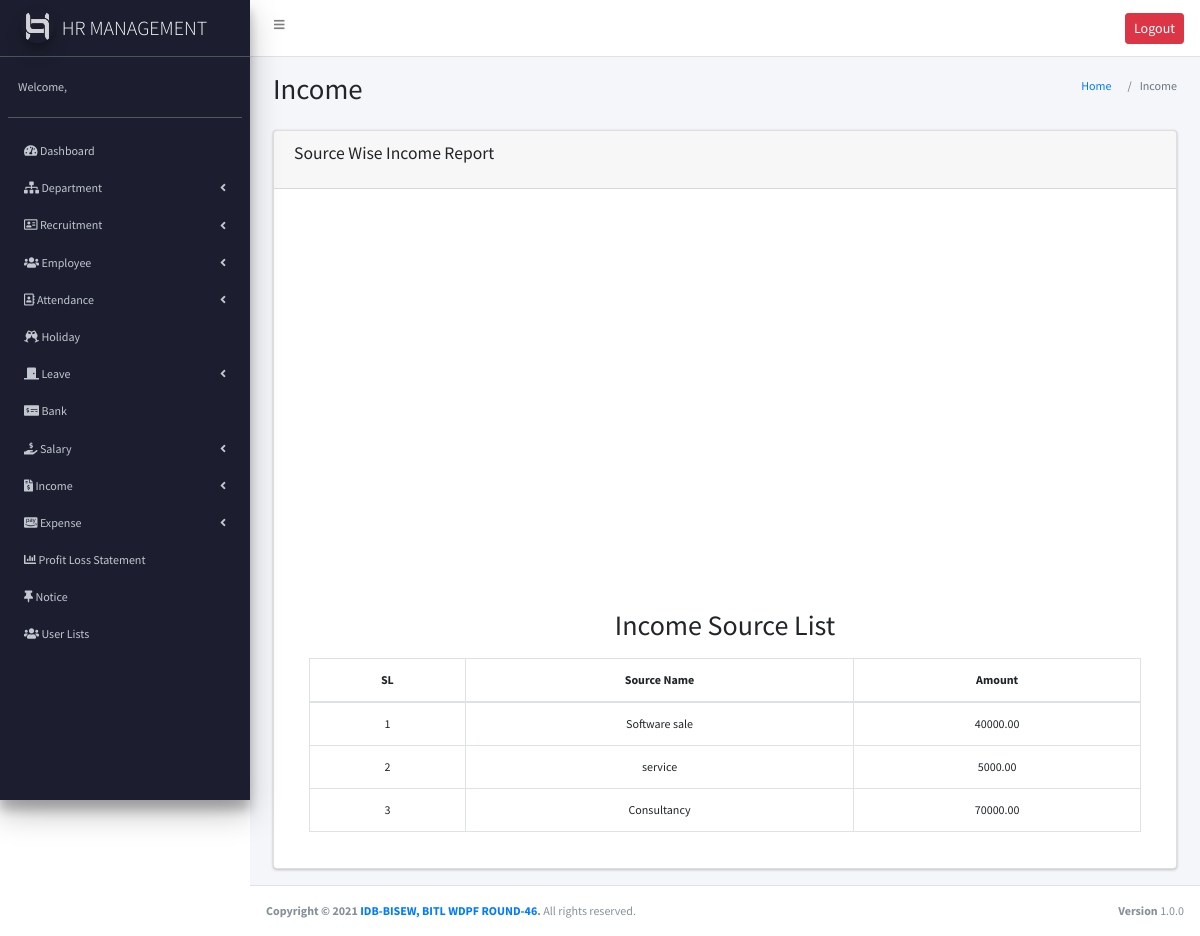
Screenshot of /income_chart.php (signed in) with the database file from the repository.
### tables this page shows
CREATE TABLE `income_source` (
  `id` int(11) NOT NULL,
  `name` varchar(255) NOT NULL,
  `status` enum('active','inactive') NOT NULL
);

### income_chart.php (the view, shortened to what this page needs)
<?php
require_once("header.php");
require_once("sidebar.php");?>
<section class="content-header">
  <div class="container-fluid">
    <div class="row mb-2">
      <div class="col-sm-6">
        <h1>Income</h1>
      </div>
      <div class="col-sm-6">
        <ol class="breadcrumb float-sm-right">
          <li class="breadcrumb-item"><a href="#">Home</a></li>
          <li class="breadcrumb-item active">Income</li>
        </ol>
      </div>
    </div>
  </div>
</section>
<section class="content">
  <div class="container-fluid">
    <div class="row">
      <div class="col-md-12">
        <div class="card">
          <div class="card-header">
            <h3 class="card-title">Source Wise Income Report</h3>
          </div>
          <div class="card-body">
<div id="chartdiv"></div>
<?php
$t=$conn->query("SELECT * FROM `income_source`");
?>
<h3 class="text-center mb-3">Income Source List</h3>
<div class="container">
  <table class="table table-bordered text-center">
   <thead>
     <tr>
       <th>SL</th>
       <th>Source Name</th>
       <th>Amount</th>
     </tr>
   </thead>
   <tbody>
    <?php $i=0; while ($incomeSource=$t->fetch_assoc()) {
      $mm=$conn->query( "SELECT sum(amount) AS total FROM `income` WHERE `sourceID`=".$incomeSource['id']);
      $chart=$mm->fetch_assoc();
      ?>
      <tr>
       <td><?php echo ++$i ?></td>
       <td><?php echo $incomeSource['name'] ?></td>
       <td><?php echo $chart['total']?></td>
     </tr>
   <?php  } ?>
 </tbody>
</table>
</div>
</div>
</div>
</div>
</div>
</div>
</section>
<?php require("footer.php"); ?>

### assets/css/style.css (style rules this page uses)
body { font-family: 'Source Sans Pro'; font-size: 12px; }

### income_chart.php (style rules this page uses)
#chartdiv { width: 100%; height: 400px; }

### rows the page displays
income_source: name "Software sale", total "40000.00"
income_source: name "service", total "5000.00"
income_source: name "Consultancy", total "70000.00"
